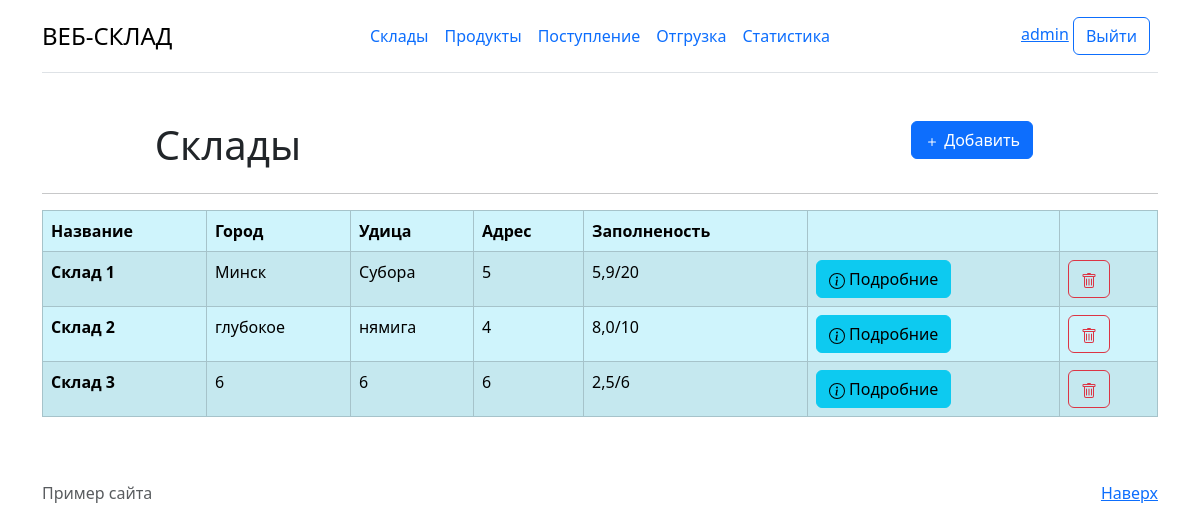
The app's page /warehouses/ (signed in), older data.
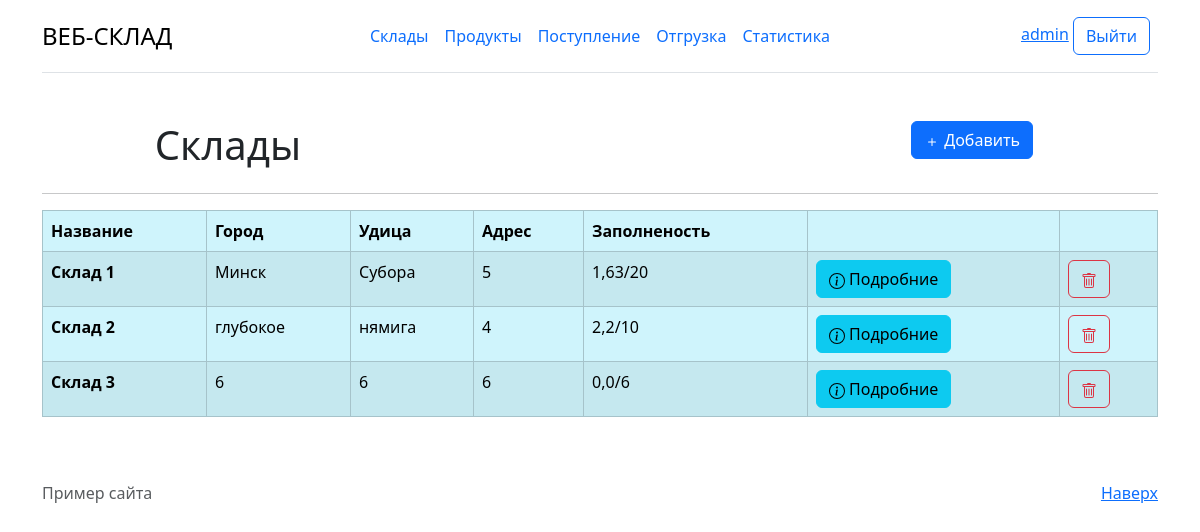
The same page, newer data.
### warehouses/models.py (models this page shows, shortened)
class Stock(models.Model):
    title = models.CharField('Название',max_length = 50)
    city = models.CharField('Город', max_length = 50)
    street = models.CharField('Улица', max_length = 50)
    address = models.CharField('Адрес', max_length = 50)
    number_racks = models.IntegerField('Количество стиложей')
    occupancy_status = models.FloatField('Заполниность стиложей',default=0)
    class Meta:
        verbose_name = "Склад"
        verbose_name_plural = "Склады"

### warehouses/views.py (the view)
# urls.py: path('', views.StockListView.as_view(), name='warehouses/main'),
class StockListView(LoginRequiredMixin, ListView):
    model = Stock
    template_name = "warehouses/main.html"
    context_object_name = "stock"

### warehouses/templates/warehouses/main.html (shortened to what this page needs)
{% extends 'main/layout.html'%}
{% block container %}
<div class="container mt-5">
    <div class="container text-center">
      <div class="row">
        <div class="col">
          <h1>Cклады</h1>
        </div>
        <div class="col">
        </div>
        <div class="col">
          <a href="{% url 'warehouses/add' %}" type="button" class="btn btn-primary">
            <svg xmlns="http://www.w3.org/2000/svg" width="16" height="16" fill="currentColor" class="bi bi-plus" viewBox="0 0 16 16">
              <path d="M8 4a.5.5 0 0 1 .5.5v3h3a.5.5 0 0 1 0 1h-3v3a.5.5 0 0 1-1 0v-3h-3a.5.5 0 0 1 0-1h3v-3A.5.5 0 0 1 8 4"></path>
            </svg>
            Добавить
          </a>
        </div>
      </div>
    </div>
  <hr>
  {% if stock %}
      <table class="table table-info table-striped table-bordered " >
        <thead>
        <tr>
          <th scope="col">Название</th>
          <th scope="col">Город</th>
          <th scope="col">Удица</th>
          <th scope="col">Адрес</th>
          <th scope="col">Заполненость</th>
          <th scope="col"></th>
          <th scope="col"></th>
        </tr>
        </thead>
        <tbody>
        {% for el in stock%}
        <tr>
          <th>{{el.title}}</th>
          <td>{{el.city}}</td>
          <td>{{el.street}}</td>
          <td>{{el.address}}</td>
          <td>{{el.occupancy_status}}/{{el.number_racks}}</td>
          <th>
            <a href="{%  url 'warehouses/stock_detail' el.id %} " type="button" class="btn btn-info">
              Подробние
            </a>
          </th>
          <th>
            <a href="{%  url 'warehouses/stock_delete' el.id %} " type="button" class="btn btn-outline-danger">
            </a>
          </th>
        </tr>
        {% endfor %}
        </tbody>
      </table>
  {%else%}
      <p>У вас нет складов</p>
  {% endif %}
  </div>
{% endblock %}

Row changes from the older to the newer data that the page shows:
changed Stock "Склад 1": occupancy_status "5,9" → "1,63"
changed Stock "Склад 2": occupancy_status "8,0" → "2,2"
changed Stock "Склад 3": occupancy_status "2,5" → "0,0"
